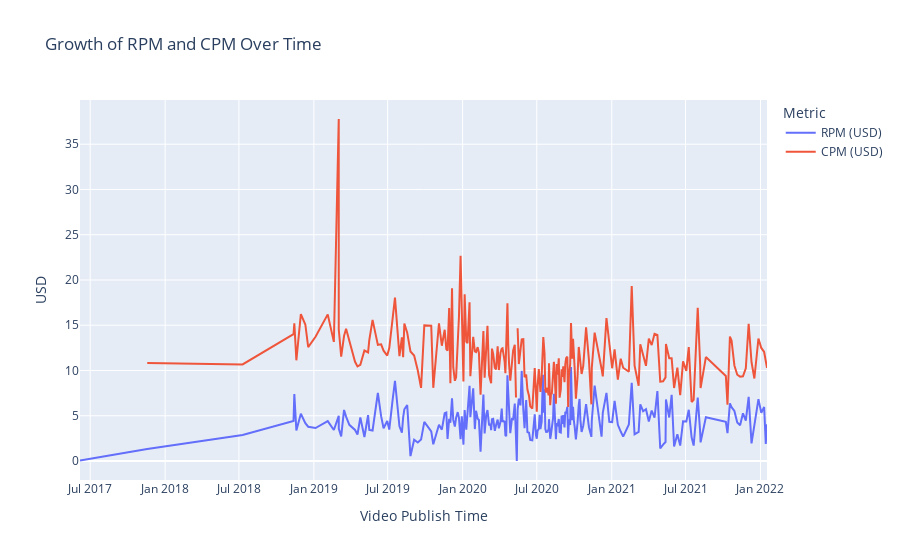

The notebook cell saved with this chart:
### Code cell
fig = px.line(df_agg_video, x='Video publish time', y=['RPM (USD)', 'CPM (USD)'], 
              labels={'value': 'USD', 'variable': 'Metric'},
              title='Growth of RPM and CPM Over Time')
fig.update_xaxes(title_text='Video Publish Time')
fig.update_yaxes(title_text='USD')
# Show the plot
fig.show()

### Figure 1 — Plotly figure (JSON) as saved in the notebook; plotly's stock layout.template omitted (floating-point values rounded to 4 significant figures; data arrays with more than 128 entries replaced by an {"elided": "..."} marker saying what was removed)
{"data": [{"hovertemplate": "Metric=RPM (USD)<br>Video publish time=%{x}<br>USD=%{y}<extra></extra>", "legendgroup": "RPM (USD)", "line": {"color": "#636efa", "dash": "solid"}, "marker": {"symbol": "circle"}, "mode": "lines", "name": "RPM (USD)", "orientation": "v", "showlegend": true, "type": "scatter", "x": {"elided": "223 str values"}, "xaxis": "x", "y": {"elided": "223 float values"}, "yaxis": "y"}, {"hovertemplate": "Metric=CPM (USD)<br>Video publish time=%{x}<br>USD=%{y}<extra></extra>", "legendgroup": "CPM (USD)", "line": {"color": "#EF553B", "dash": "solid"}, "marker": {"symbol": "circle"}, "mode": "lines", "name": "CPM (USD)", "orientation": "v", "showlegend": true, "type": "scatter", "x": {"elided": "223 str values"}, "xaxis": "x", "y": {"elided": "223 float values"}, "yaxis": "y"}], "layout": {"legend": {"title": {"text": "Metric"}, "tracegroupgap": 0}, "title": {"text": "Growth of RPM and CPM Over Time"}, "xaxis": {"anchor": "y", "domain": [0, 1], "title": {"text": "Video Publish Time"}}, "yaxis": {"anchor": "x", "domain": [0, 1], "title": {"text": "USD"}}}}
